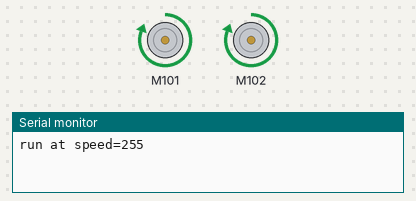
The sketch below on a simulated Arduino Uno, built with avr-gcc and run on an emulated ATmega328P. Parts: 2 × DC motor (green arrow = forward, orange = backward, longer = faster), the last lines printed to the serial monitor.

Above: at 0.5 s.
At 2.5 s:
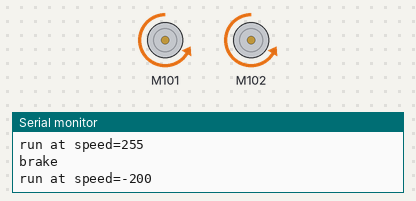
At 3.5 s:
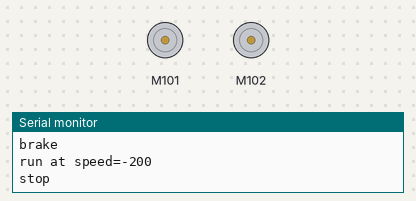
Timing chart, 0 to 5.2 s (numbered marks = the images above):
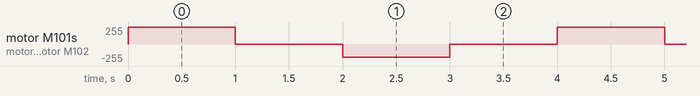

The sketch:

dc_motor.ino
```cpp
#include "Grove_Motor_Driver_TB6612FNG.h"
#include <Wire.h>

MotorDriver motor;

void setup()
{
    // join I2C bus (I2Cdev library doesn't do this automatically)
    Wire.begin();
    Serial.begin(9600);
    motor.init();
}

void loop()
{
    // drive 2 dc motors at speed=255, clockwise
    Serial.println("run at speed=255");
    motor.dcMotorRun(MOTOR_CHA, 255);
    motor.dcMotorRun(MOTOR_CHB, 255);
    delay(1000);

    // brake
    Serial.println("brake");
    motor.dcMotorBrake(MOTOR_CHA);
    motor.dcMotorBrake(MOTOR_CHB);
    delay(1000);

    // drive 2 dc motors at speed=200, anticlockwise
    Serial.println("run at speed=-200");
    motor.dcMotorRun(MOTOR_CHA, -200);
    motor.dcMotorRun(MOTOR_CHB, -200);
    delay(1000);

    // stop 2 motors
    Serial.println("stop");
    motor.dcMotorStop(MOTOR_CHA);
    motor.dcMotorStop(MOTOR_CHB);
    delay(1000);
}
```

Measured:
- by itself, motor M101, motor M102: repeats every 4.0 s: stopped 1.0 s, backward 200/255 1.0 s, stopped 1.0 s, forward 255/255 1.0 s
